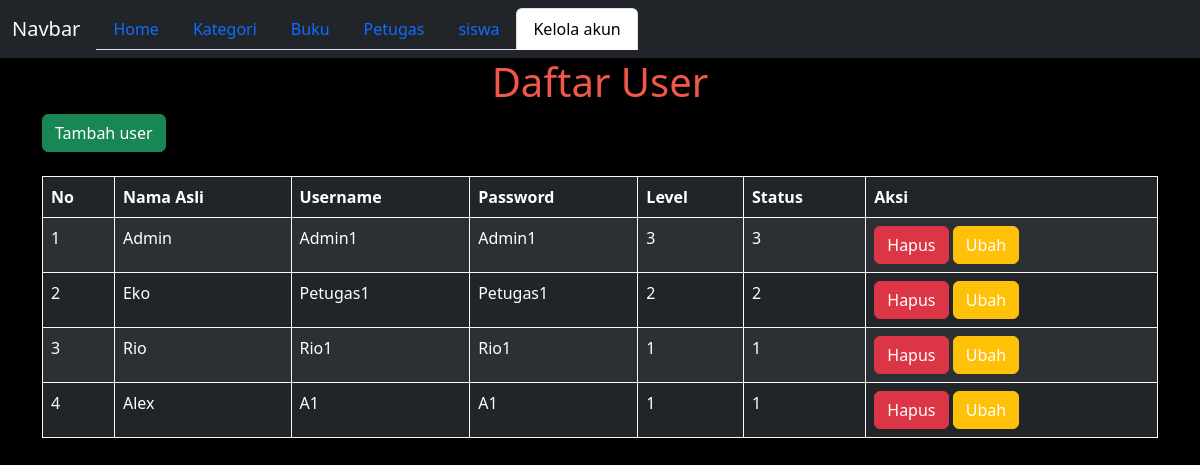
Page /Dmem.php on the committed database.
### tables this page shows
CREATE TABLE `masuk` (
  `ID` int(11) NOT NULL,
  `Name` varchar(255) NOT NULL,
  `Username` varchar(50) NOT NULL,
  `Password` varchar(255) NOT NULL,
  `Level` int(11) NOT NULL,
  `Status` int(11) NOT NULL
);

### config/app.php (called while the page is built, shortened)
<?php
    include ("koneksi.php");
    function select($query){
        global $db;
        $result = mysqli_query($db, $query);
        $rows = [];
        while($row = mysqli_fetch_assoc($result)){
        $rows[] = $row;
    }
    return $rows;
}

### Dmem.php (the view, shortened to what this page needs)
<?php
    $data_masuk = select("SELECT * FROM masuk");
?>
<!DOCTYPE html>
<html lang="en">
<head>
    <link rel="stylesheet" href="node_modules\bootstrap\dist\css\bootstrap.css">
</head>
<body style="background-color:black;">
<nav class="navbar navbar-expand-lg navbar-light bg-dark">
  <div class="container-fluid">
    <a class="navbar-brand" href="admin.php" style="color: azure;">Navbar</a>
    <div class="collapse navbar-collapse" id="navbarNav">
      <ul class="nav nav-tabs">
        <li class="nav-item">
          <a class="nav-link" aria-current="page" href="admin.php">Home</a>
        </li>
        <li class="nav-item">
          <a class="nav-link" href="Kategori.php">Kategori</a>
        </li>
        <li class="nav-item">
          <a class="nav-link" href="Buk.php">Buku</a>
        </li>
        <li class="nav-item">
          <a class="nav-link" href="DPet.php">Petugas</a>
        </li>
        <li class="nav-item">
          <a class="nav-link" href="DSis.php">siswa</a>
        </li>
        <li class="nav-item">
          <a class="nav-link active" href="Dmem.php">Kelola akun</a>
        </li>
      </ul>
    </div>
</nav>
<div class="container">
        <h1 class="text-center" style="color: #f15748 ;">Daftar User</h1>
        <button type="button" class="btn btn-success"><a href="RegisterA.php" style="text-decoration: none; color: white;">Tambah user</a></button>
        <br><br>
        <table class="table table-dark table-striped table-bordered border-light">
        <thead>
                <tr>
                    <th>No</th>
                    <th>Nama Asli</th>
                    <th>Username</th>
                    <th>Password</th>
                    <th>Level</th>
                    <th>Status</th>
                    <th>Aksi</th>
                </tr>
            </thead>
            <tbody>
                <?php $no = 1; ?>
                <?php foreach ($data_masuk as $masuk) :?>
                    <tr>
                        <td><?= $no++;?></td>
                        <td><?= $masuk['Name'];?></td>
                        <td><?= $masuk['Username'];?></td>
                        <td><?= $masuk['Password'];?></td>
                        <td><?= $masuk['Level'];?></td>
                        <td><?= $masuk['Status'];?></td>
                        <td>
                        <button type="button" class="btn btn-danger"><a href="hapususer.php?id=<?=$masuk['ID']; ?>" onclick="return confirm('Yakin ingin menghapus produk ini?')" style="text-decoration: none; color: white;">Hapus</a></button>
                        <button type="button" class="btn btn-warning"><a href="ubahuser.php?ID=<?=$masuk['ID']; ?>" style="text-decoration: none; color: white;">Ubah</a></button>
                        </td>
                    </tr>
                <?php endforeach;?>
            </tbody>
        </table>
</div>
</body>
</html>

### rows in the picture
masuk: Name "Admin", Username "Admin1", Password "Admin1", Level "3", Status "3"
masuk: Name "Eko", Username "Petugas1", Password "Petugas1", Level "2", Status "2"
masuk: Name "Rio", Username "Rio1", Password "Rio1", Level "1", Status "1"
masuk: Name "Alex", Username "A1", Password "A1", Level "1", Status "1"
